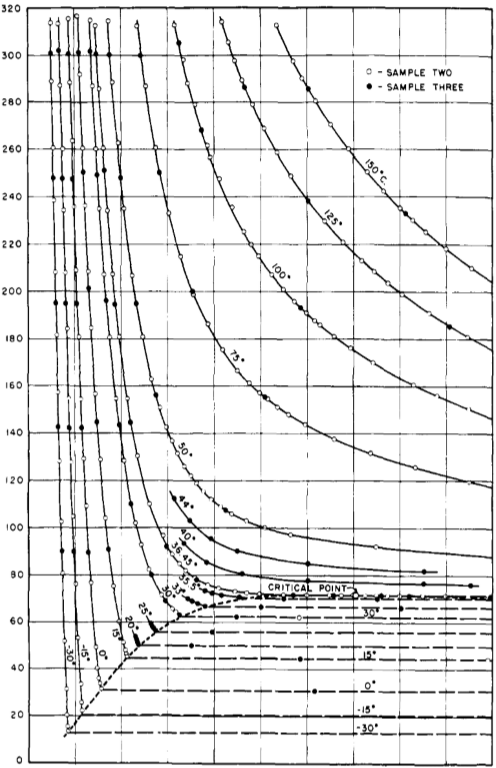
%> input picture diag.png, 496 x 768 px
$ octave diag_rip.m   (GNU Octave 9; MATLAB toolbox functions it lacks are replaced by stand-ins)
%> lines starting %> are read from the running program, lines starting %| are printed output that depends on the picture; in (x1, y1, x2, y2) boxes, pixels count from 0 and x2, y2 are one past the last pixel; in counts of white or black regions, pixels touching at a corner belong together; the program's own positions count from 1
clear all; close all;

im=imread('diag.png');
%> im is the input picture: size 768x496x3 uint8; min 0, max 255, mean 232.9
im2=im2bw(im,0.90);
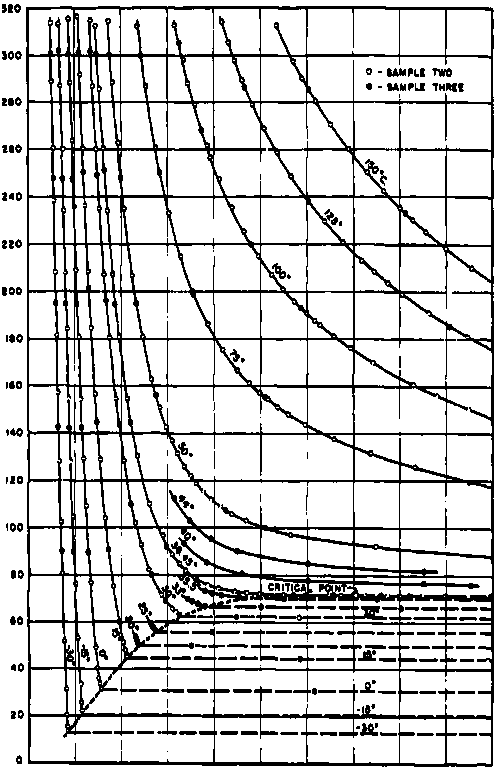
%> im2: size 768x496 logical; 82.5% white; 182 black regions (50 under 20 px), largest, box (x1, y1, x2, y2) and area: (26, 6, 494, 767) 59045, (243, 629, 278, 661) 220, (360, 723, 378, 736) 137

% imshow(im2)

im_size=size(im2');%niestandardowo [x y]
%> im_size = [496 768]

theta=[0,90];
[R,xp]=radon(~im2,theta);
%> R = 919 rows, first 12: [0 0; 0 0; 0 0; 0 0; 0 0; 0 0; 0 0; 0 0; 0 0; 0 0; 0 0; 0 0]; xp = 919 values from -459 to 459

id_ef{1}=fix(((length(R)-size(im2)*[0;1])/2 : (length(R)+size(im2)*[0;1])/2));
R_ef{1}=R(id_ef{1},1); %x is base
id_ef{2}=fix(((length(R)-size(im2)*[1;0])/2 : (length(R)+size(im2)*[1;0])/2));
R_ef{2}=R(id_ef{2},2); %y is base

id_ef{1}=id_ef{1}-id_ef{1}(1);
id_ef{2}=id_ef{2}-id_ef{2}(1);
% [8 lines of commented-out code are left out]

for i=1:2
   b=[60 60]; %"threshold" for x and for y
%> (the run ends here)
